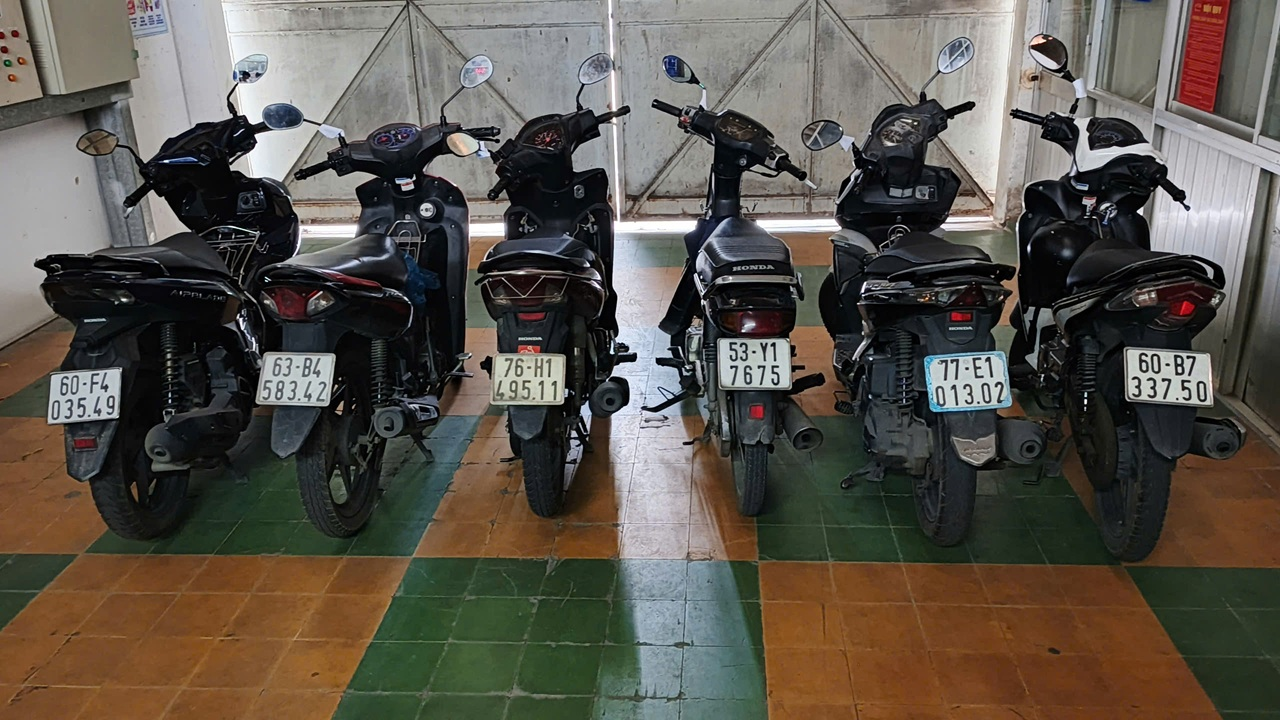
#> input picture xla/buoi9/11.jpg, 1280 x 720 px
$ python vidu.py
#> lines starting #> are read from the running program, lines starting #| are printed output that depends on the picture; after the words box and inside, x2 and y2 are one past the last pixel; in counts of white or black regions, pixels touching at a corner belong together
from PIL import Image
import pytesseract
import numpy as np
import cv2
import math
import glob
import os


# --- Đường dẫn ảnh ---
image_path = "11.jpg"
output_dir = "output_regions"
os.makedirs(output_dir, exist_ok=True)

# --- Đọc ảnh ---
image = cv2.imread(image_path)
#> image is the input picture: shape (720, 1280, 3); mean B, G, R 75.5, 84.5, 90.3


# Hiển thị ảnh

if image is None:
    print("❌ Không tìm thấy ảnh:", image_path)
    exit()

# --- B1: Chuyển sang HSV và lọc màu ---
hsv = cv2.cvtColor(image, cv2.COLOR_BGR2HSV)
#> hsv: shape (720, 1280, 3); mean H, S, V 57.2, 73.9, 96
lower = np.array([17, 0, 147])
upper = np.array([114, 95, 226])
mask = cv2.inRange(hsv, lower, upper)
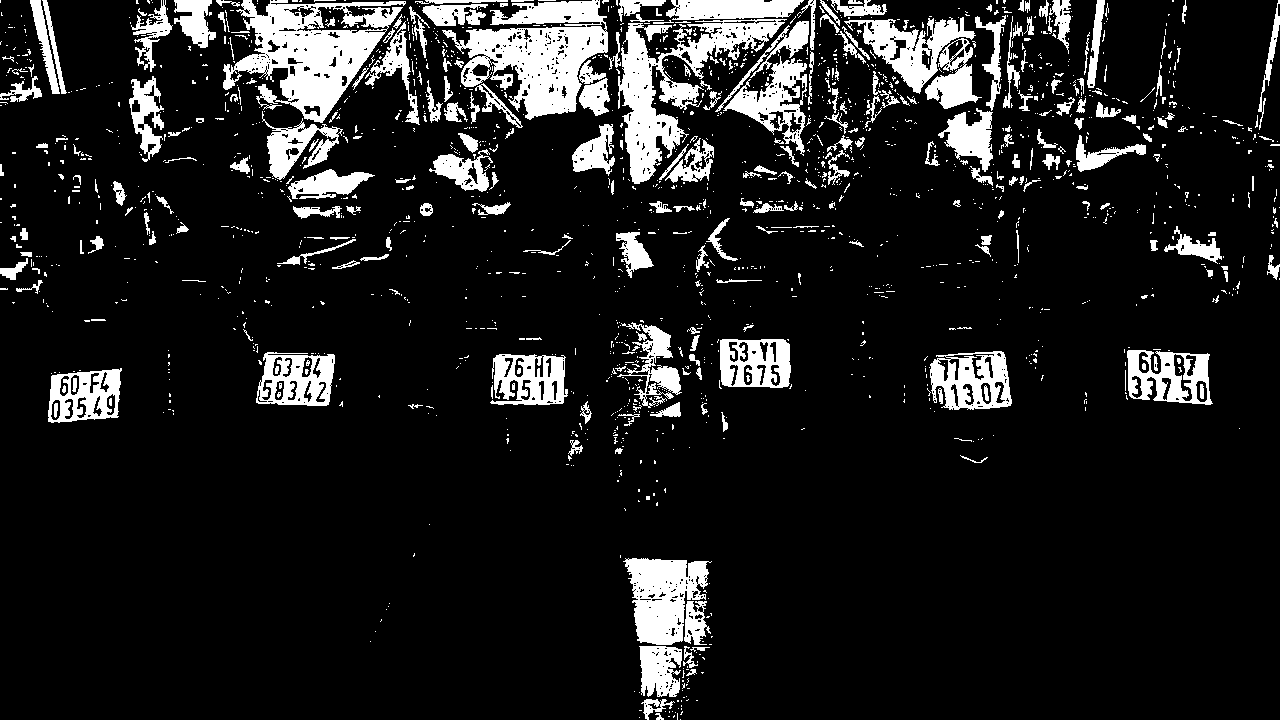
#> mask: shape (720, 1280); 12% white; 1731 white regions (1438 under 20 px), largest, box (x1, y1, x2, y2) and area: (223, 0, 406, 123) 10174, (442, 0, 608, 120) 9975, (618, 19, 787, 184) 8490
filtered = cv2.bitwise_and(image, image, mask=mask)

# --- B2: Làm mượt, chuyển sang grayscale ---
blur = cv2.GaussianBlur(filtered, (5, 5), 0)
gray = cv2.cvtColor(blur, cv2.COLOR_BGR2GRAY)

# --- B3: Tăng độ nét ---
gauss = cv2.GaussianBlur(gray, (9, 9), 10.0)
sharpened = cv2.addWeighted(gray, 1.5, gauss, -0.5, 0)

# --- B4: Chuyển sang trắng đen ---
_, binary = cv2.threshold(sharpened, 130, 255, cv2.THRESH_BINARY)
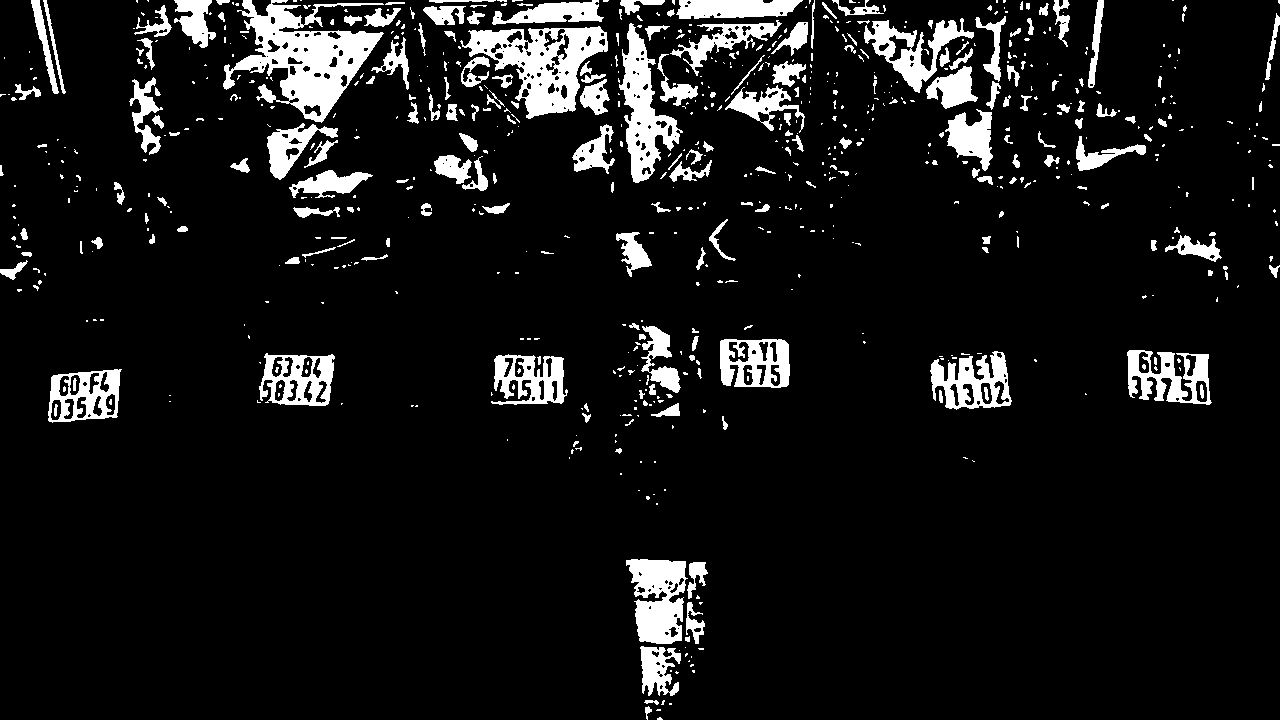
#> binary: shape (720, 1280); 8.9% white; 734 white regions (511 under 20 px)

# --- B5: Tìm contours ---
contours, _ = cv2.findContours(binary, cv2.RETR_EXTERNAL, cv2.CHAIN_APPROX_SIMPLE)
#> contours = 720 contours, 573 with area under 20; largest, box (x1, y1, x2, y2) and area: (223, 0, 384, 123) 8619, (460, 26, 608, 119) 6857, (619, 23, 683, 183) 4086, (626, 559, 688, 644) 3584, (48, 369, 122, 423) 3196

output = image.copy()
count = 0
cropped_first = None

for contour in contours:
    area = cv2.contourArea(contour)
    if area < 2200 or area >3200 :
        continue

    rect = cv2.minAreaRect(contour)
    box = cv2.boxPoints(rect)
    box = np.int32(box)
    (cx, cy), (w, h), angle = rect

    # --- Chỉnh lại nếu bị lộn ngang/dọc ---
    if w < h:
        angle = angle - 90
        w, h = h, w

    # --- Tính tỉ lệ dài/rộng ---
    ratio = w / h if h != 0 else 0

    # --- Bỏ qua nếu tỉ lệ > 2 hoặc < 0.5 ---
    if ratio > 1.8 or ratio < 1.1 :
        print(f"⚠️ Bỏ qua vùng có tỉ lệ {ratio:.2f} (w={w:.1f}, h={h:.1f})")
        continue

        # --- Vẽ khung ---

    cv2.drawContours(output, [box], 0, (0, 255, 0), 3)
    count += 1

    # --- Xoay ảnh quanh tâm ---
    rotation_matrix = cv2.getRotationMatrix2D((cx, cy), angle, 1.0)
    rotated = cv2.warpAffine(image, rotation_matrix, (image.shape[1], image.shape[0]))

    # --- Cắt phần biển số ---
    x, y = int(cx - w / 2), int(cy - h / 2)
    cropped = rotated[int(y):int(y + h), int(x):int(x + w)]

    # --- Bỏ qua nếu vùng rỗng ---
    if cropped.size == 0:
        continue

    # --- Resize để dễ OCR ---
    cropped_resized = cv2.resize(cropped, (300, 120))

    # --- Lưu ảnh ---
    filename = f"{output_dir}/bien_so_{count}.png"
    cv2.imwrite(filename, cropped_resized)
    print(f"✅ Đã cắt & lưu biển số {count}: {filename}")

    # --- Giữ lại biển đầu tiên để OCR ---
    if cropped_first is None:
        cropped_first = cropped_resized

    # --- Đánh dấu điểm góc ---
    for (px, py) in box:
        cv2.circle(output, (px, py), 5, (0, 0, 255), -1)
#> this loop made 720 passes
#> (area, cx, cy, w, h, angle) on passes 99, 102, 106, 110: (2467, 529, 379, 76, 50, -180), (3149, 296.4, 379.1, 74.56, 51.35, -179.1), (2733.5, 1169, 376.6, 86.96, 50.03, -176.4), (3012, 754.5, 363, 69, 48, -180)
#> area on passes 3, 6, 17, 20, 22, 23: 31.5, 29, 1165.5, 297, 303, 3584
#| ✅ Đã cắt & lưu biển số 1: output_regions/bien_so_1.png
#| ✅ Đã cắt & lưu biển số 2: output_regions/bien_so_2.png
#| ✅ Đã cắt & lưu biển số 3: output_regions/bien_so_3.png
#| ✅ Đã cắt & lưu biển số 4: output_regions/bien_so_4.png
#| ✅ Đã cắt & lưu biển số 5: output_regions/bien_so_5.png
#| ✅ Đã cắt & lưu biển số 6: output_regions/bien_so_6.png
#| ⚠️ Bỏ qua vùng có tỉ lệ 1.00 (w=85.1, h=84.7)
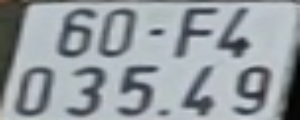
#> cropped_first: shape (120, 300, 3); mean B, G, R 160.8, 156.2, 149.2
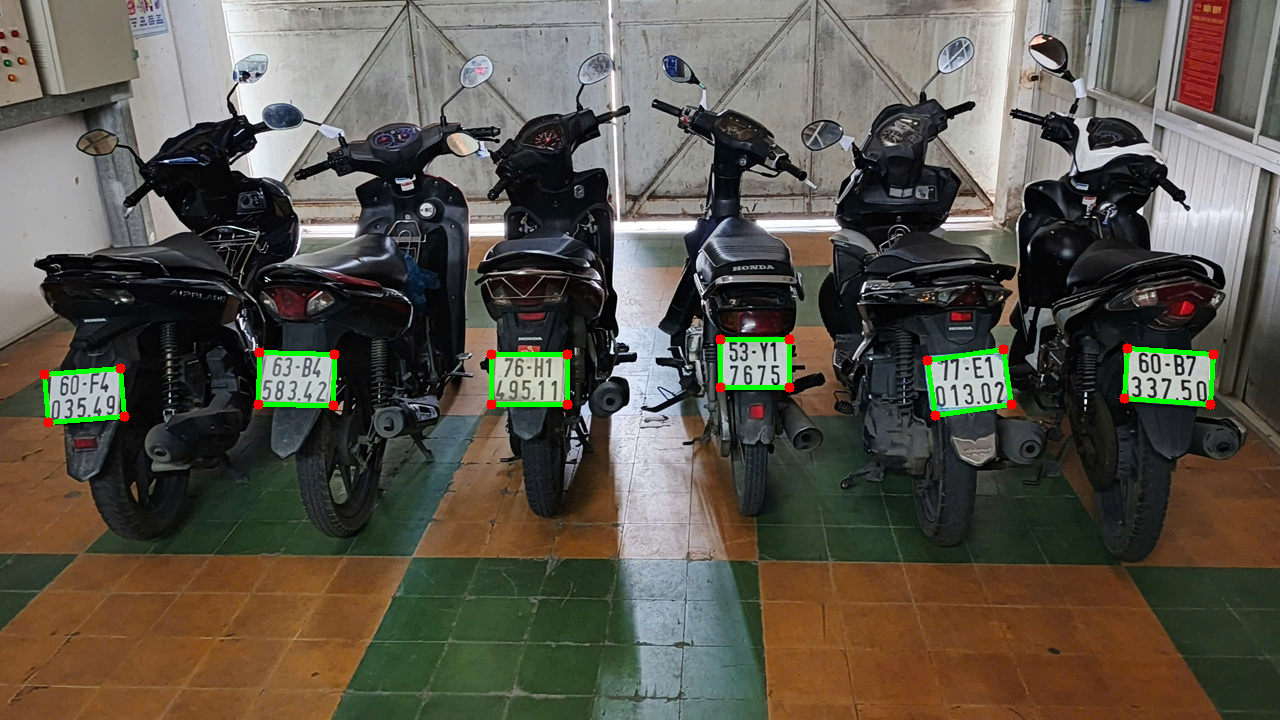
#> output: shape (720, 1280, 3); 0.91% of pixels changed, all inside (x1, y1, x2, y2) = (39, 334, 1219, 428)
#> after the loop, count = 6

print(f"\n🔹 Tổng số biển số hợp lệ đã cắt: {count}")
#| 🔹 Tổng số biển số hợp lệ đã cắt: 6
pytesseract.pytesseract.tesseract_cmd = r"C:\\Program Files\\Tesseract-OCR\\tesseract.exe"

# === 1. ĐỌC ẢNH BIỂN SỐ ===
folder_path = "output_regions"  # Thư mục chứa ảnh đã cắt
image_files = sorted(glob.glob(os.path.join(folder_path, "*.png")))

if not image_files:
    raise FileNotFoundError(f"Không tìm thấy ảnh trong thư mục: {folder_path}")

print(f"==> Tổng số ảnh được tìm thấy: {len(image_files)}")

final_text = ""
# === 2. VÒNG LẶP QUA TỪNG ẢNH ===
for idx, file_path in enumerate(image_files):
   # print(f"\n=== ẢNH {idx+1}/{len(image_files)}: {os.path.basename(file_path)} ===")

    img = cv2.imread(file_path)
    if img is None:
       # print(f"⚠ Không đọc được ảnh: {file_path}")
        continue
    img = cv2.convertScaleAbs(img, alpha=1, beta=10)
    # === 2. TIỀN XỬ LÝ ===
    gray = cv2.cvtColor(img, cv2.COLOR_BGR2GRAY)
#> gray: shape (120, 300)
    gray = cv2.GaussianBlur(gray, (1, 1), 1)
    thresh = cv2.adaptiveThreshold(
        gray, 255, cv2.ADAPTIVE_THRESH_GAUSSIAN_C,
        cv2.THRESH_BINARY_INV, 45, 15
    )
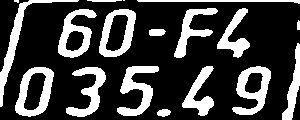
#> thresh: shape (120, 300); 25.6% white; 18 white regions (2 under 20 px)
  #  cv2.imshow(f"Threshold_{idx+1}", thresh)

    # === 3. TÌM KHUNG KÝ TỰ ===
    contours, _ = cv2.findContours(thresh, cv2.RETR_EXTERNAL, cv2.CHAIN_APPROX_SIMPLE)
#> contours = 18 contours, 3 with area under 20; largest, box (x1, y1, x2, y2) and area: (15, 67, 54, 117) 1366, (99, 9, 136, 57) 1288, (232, 66, 271, 115) 1082, (58, 9, 97, 58) 1036, (117, 66, 159, 116) 786
    char_regions = []
    for c in contours:
        x, y, w, h = cv2.boundingRect(c)
        aspect_ratio = h / w
        if 15 < h < 70 and 15 < w < 120 and 0.2 < aspect_ratio < 4.0:
            if 50 < w < 120:
                # Chia khung thành 2 phần
                half_w = w // 2
                char_regions.append((x, y, half_w, h))  # phần trái
                char_regions.append((x + half_w, y, w - half_w, h))  # phần phải
            else:
                char_regions.append((x, y, w, h))
#> this loop made 18 passes
#> (x, y, w, h, aspect_ratio) on passes 1 to 12: (157, 109, 14, 8, 0.571), (66, 67, 40, 50, 1.25), (15, 67, 39, 50, 1.28), (232, 66, 39, 49, 1.26), (182, 66, 32, 50, 1.56), (117, 66, 42, 50, 1.19), (282, 43, 18, 77, 4.28), (149, 29, 17, 7, 0.412), (297, 20, 3, 10, 3.33), (99, 9, 37, 48, 1.3), (58, 9, 39, 49, 1.26), (217, 8, 33, 50, 1.52)
#> (c, x, y, w, h, aspect_ratio) on pass 15: ([[123, 0], [124, 0]], 123, 0, 2, 1, 0.5)
#> after the loop, char_regions = [(66, 67, 40, 50), (15, 67, 39, 50), (232, 66, 39, 49), (182, 66, 32, 50), (117, 66, 42, 50), (99, 9, 37, 48), (58, 9, 39, 49), (217, 8, 33, 50), (174, 8, 44, 50)]

   # Sắp xếp theo dòng và cột
    char_regions = sorted(char_regions, key=lambda b: (b[1] // 50, b[0]))
#> char_regions = [(58, 9, 39, 49), (99, 9, 37, 48), (174, 8, 44, 50), (217, 8, 33, 50), (15, 67, 39, 50), (66, 67, 40, 50), (117, 66, 42, 50), (182, 66, 32, 50), (232, 66, 39, 49)]
   # print(f"===> Tổng số ô ký tự phát hiện: {len(char_regions)}")

    # === 4. VẼ KHUNG KÝ TỰ ===
    for (x, y, w, h) in char_regions:
        pad = 7
        if 60 < w < 120:
            # Chia làm 2 khung
            half_w = w // 2
            # Vẽ khung bên trái
            cv2.rectangle(img, (x - pad, y - pad), (x + half_w + pad, y + h + pad), (0, 255, 0), 2)
            # Vẽ khung bên phải
            cv2.rectangle(img, (x + half_w - pad, y - pad), (x + w + pad, y + h + pad), (0, 255, 0), 2)
        else:
            # Vẽ khung bình thường
            cv2.rectangle(img, (x - pad, y - pad), (x + w + pad, y + h + pad), (0, 255, 0), 2)
#> this loop made 9 passes
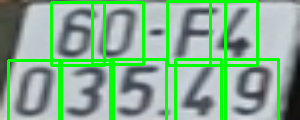
#> img: shape (120, 300, 3); mean B, G, R 144.5, 175.3, 134.5
 #   cv2.imshow(f"Detected_{idx+1}", img)

    # === 5. NHẬN DIỆN BAN ĐẦU ===
    char_info_list = []
    for i, (x, y, w, h) in enumerate(char_regions):
        pad = 7
        x1 = max(x - pad, 0)
        y1 = max(y - pad, 0)
        x2 = min(x + w + pad, thresh.shape[1])
        y2 = min(y + h + pad, thresh.shape[0])
        char_img = thresh[y1:y2, x1:x2]

        #cv2.imshow(f"Char_{idx+1}_{i+1}_Raw", char_img)
      #  cv2.waitKey(200)

        black_ratio = np.sum(char_img > 0) / (char_img.size)
        if black_ratio < 0.1:
        #    print(f"⚠ Char {i+1}: bỏ qua (vùng đen chỉ {black_ratio*100:.1f}%)")
            continue

        if idx < 2:
            whitelist = "023456789ABCDEFGHIJKLMNOPQRSTUVWXYZ"  # 2 ký tự đầu có thể là số hoặc chữ
        elif idx == 2:
            whitelist = "FBHYE"
        elif idx == 4:
            whitelist = "FBHYEBGC9EFWALCTD0123457"
        elif idx == 8:
            whitelist = "FBHYEBGC9EFWALCTD0123457"
        else:
            whitelist = "FBHYEBGC9EFWALCD012634578"

        cfg = f"--oem 3 --psm 7 -c tessedit_char_whitelist={whitelist}"
#> (the run stopped early here; a loop or call above may not have finished)
